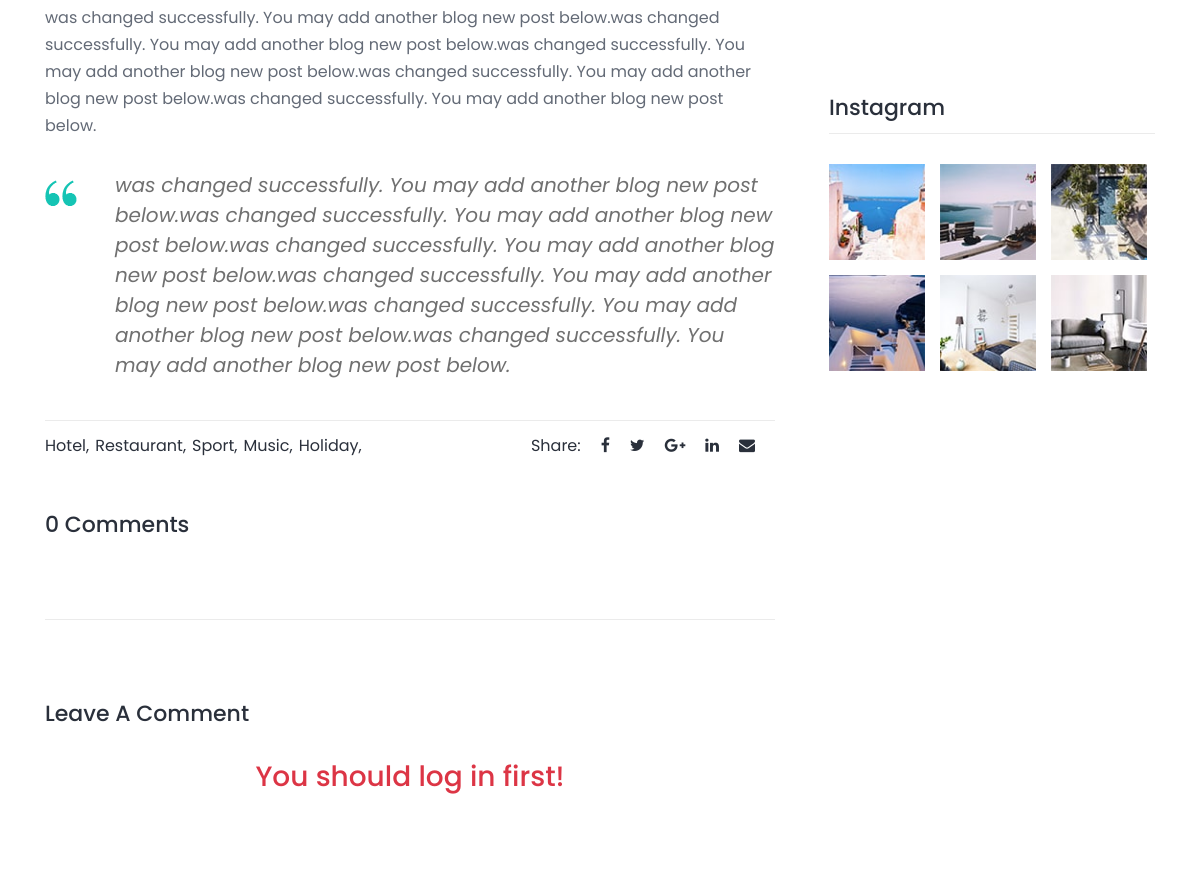
Page /blog/detail/you-may-add-another-blog-new-post-below-2024-02-17/ (middle part) on the earlier database version.
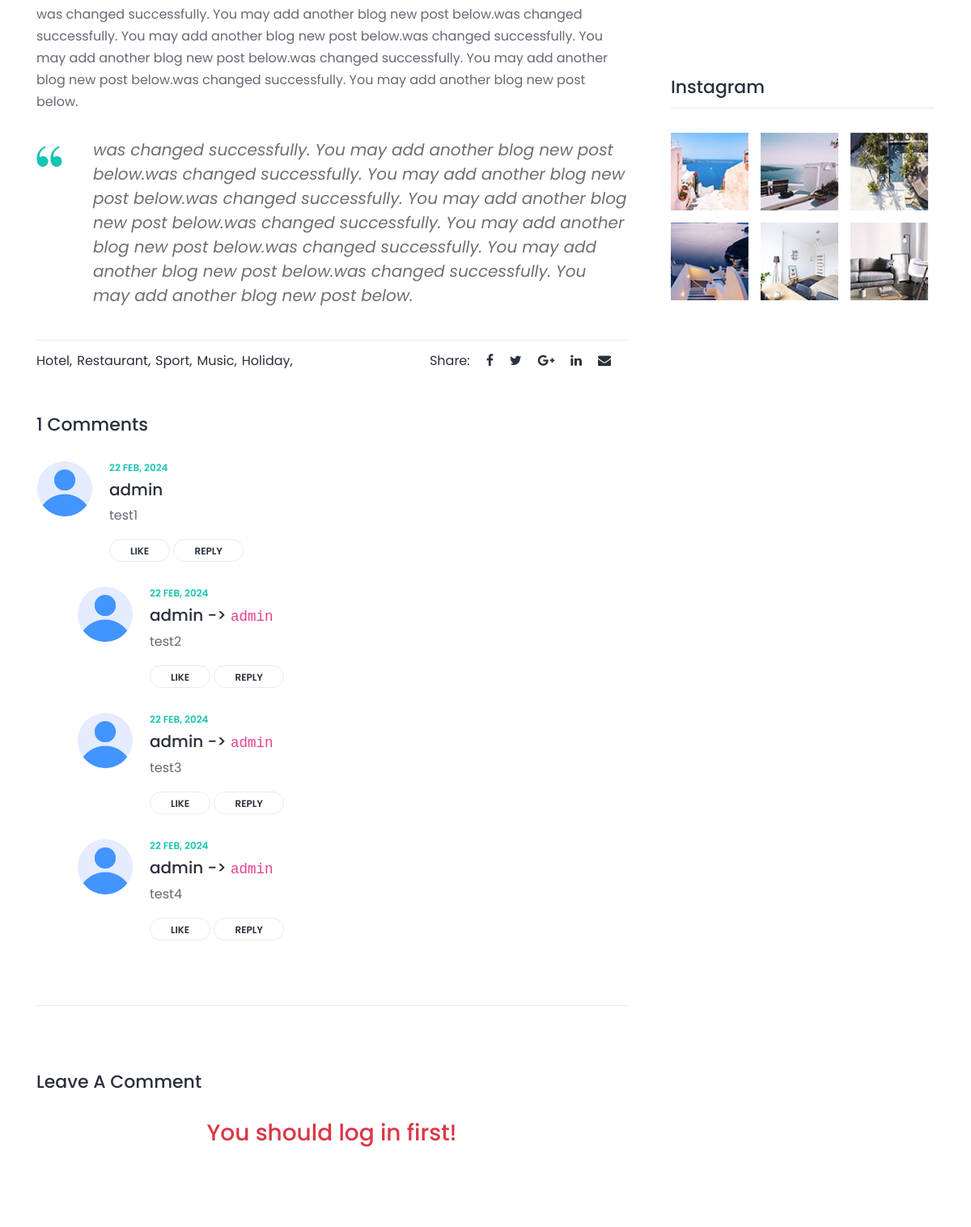
Same page on the later database version.
### apps/blog/models.py (models this page shows)
class BaseModel(models.Model):
    created_date = models.DateTimeField(auto_now_add=True)
    modified_date = models.DateTimeField(auto_now=True)
    class Meta:
        abstract = True

class ContentNewBlog(BaseModel):
    blog_post = models.ForeignKey(BlogNEWPost, on_delete=models.CASCADE, related_name='contents', null=True)
    content = models.TextField()
    is_quote = models.BooleanField(default=False)

class Tag(BaseModel):
    title = models.CharField(max_length=255)
    def __str__(self):
        return self.title

class CommentNewBlog(BaseModel):
    blog_post = models.ForeignKey(BlogNEWPost, on_delete=models.CASCADE, related_name='comments', null=True)
    author = models.ForeignKey('auth.User', on_delete=models.SET_NULL, null=True)
    parent = models.ForeignKey('self', on_delete=models.SET_NULL, null=True, blank=True)
    top_level_comment_id = models.IntegerField(null=True, blank=True)
    message = models.TextField()
    @property
    def blog_children(self):
        if not self.parent:
            return CommentNewBlog.objects.filter(top_level_comment_id=self.id)
        return None

### apps/blog/views.py (the view, shortened to what this page needs)
# urls.py: path('detail/<slug:slug>/', BlogDetailView.as_view(), name='single-blog'),
class BlogDetailView(View):
    template_name = 'blog/single-blog.html'
    def get(self, request, *args, **kwargs):
        form = CommentNewBlogForm()
        blog = get_object_or_404(BlogNEWPost, slug=kwargs['slug'])
        blogs = BlogNEWPost.objects.order_by('-id')[:4]
        tags = Tag.objects.all()
        comments = CommentNewBlog.objects.filter(blog_post_id=blog.id, top_level_comment_id__isnull=True).order_by('-id')
        context = {
            'blog': blog,
            'blogs': blogs,
            'tags': tags,
            'comments': comments,
            'form': form
        }
        return render(request, self.template_name, context)

### apps/main/templatetags/Me_contact.py (called while the page is built)
@register.simple_tag()
def me_contact():
    return MeContact.objects.get()

@register.simple_tag()
def partners():
    return Partners.objects.all()

### templates/blog/single-blog.html (shortened to what the changed rows need)
{% extends 'base.html' %}
{% load static %}
{% block content %}
    {% load Me_contact %}
    {% me_contact as me_contact %}
    <div class="roberto-news-area section-padding-100-0">
        <div class="container">
            <div class="row justify-content-center">
                <div class="col-12 col-lg-8">
                    <div class="blog-details-text">
                        {% for content in blog.contents.all %}
                            {% if content.is_quote %}
                                <blockquote class="roberto-blockquote d-flex">
                                    <div class="icon">
                                        <img src="{% static 'img/core-img/quote.png' %}" alt>
                                    </div>
                                    <div class="text">
                                        <h5>{{ content.content }}</h5>
                                    </div>
                                </blockquote>
                            {% else %}
                                <p>{{ content.content }}</p>
                            {% endif %}
                        {% endfor %}
                    </div>
                    <div class="post-author-area d-flex align-items-center justify-content-between mb-50">
                        <ul class="popular-tags">
                            {% for tag in blog.tags.all %}
                                <li><a href="{% url 'blog:blog' %}?tag={{ tag }}">{{ tag }},</a></li>
                            {% endfor %}
                        </ul>
                    </div>
                    <div class="comment_area mb-50 clearfix" id="comment-list">
                        <h2>{{ comments.count }} Comments</h2>
                        {% for comment in comments %}
                            <ol>
                                <li class="single_comment_area">
                                    <div class="comment-content d-flex">
                                        <div class="comment-author">
                                            {% if comment.author.image %}
                                                <img src="{{ comment.image.url }}" alt="author">
                                            {% else %}
                                                <img src="{% static 'img/bg-img/img.png' %}" alt="author">
                                            {% endif %}
                                        </div>
                                        <div class="comment-meta">
                                            <a href="#" class="post-date">{{ comment.created_date|date:'d b, Y' }}</a>
                                            <h5>{{ comment.author }}</h5>
                                            <p>{{ comment.message }}</p>
                                            <a href="#" class="like">Like</a>
                                            <a href="?cid={{ comment.id }}#replay-form" class="reply">Reply</a>
                                        </div>
                                    </div>
                                    {% if comment.blog_children %}
                                        <ol class="children">
                                            {% for child in comment.blog_children.all %}
                                                <li class="single_comment_area">
                                                    <div class="comment-content d-flex">
                                                        <div class="comment-author">{% if comment.author.image %}
                                                            <img src="{{ child.image.url }}" alt="author">
                                                        {% else %}
                                                            <img src="{% static 'img/bg-img/img.png' %}" alt="author">
                                                        {% endif %}
                                                        </div>
                                                        <div class="comment-meta">
                                                            <a href="#"
                                                               class="post-date">{{ child.created_date|date:'d b, Y' }}</a>
                                                            <h5>{{ child.author }} ->
                                                                <code>{{ child.parent.author }}</code></h5>
                                                            <p>{{ child.message }}</p>
                                                            <a href="#" class="like">Like</a>
                                                            <a href="?cid={{ child.id }} #replay-form"
                                                               id="{{ child.id }}" class="reply">Reply</a>
                                                        </div>
                                                    </div>
                                                </li>
                                            {% endfor %}
                                        </ol>
                                    {% endif %}
                                </li>
                            </ol>
                        {% endfor %}
                    </div>
                    <div class="roberto-contact-form mt-80 mb-100" id="replay-form">
                        <h2>Leave A Comment</h2>
                    </div>
                </div>
            </div>
        </div>
    </div>
{% endblock %}

Differences in the rows shown:
added CommentNewBlog: created_date "22 FEB, 2024", author "admin", message "test1", shown under "1 Comments"
added CommentNewBlog: created_date "22 FEB, 2024", author "admin", parent.author "admin", message "test2"
added CommentNewBlog: created_date "22 FEB, 2024", author "admin", parent.author "admin", message "test3"
added CommentNewBlog: created_date "22 FEB, 2024", author "admin", parent.author "admin", message "test4"
Other differences:
{{ comments.count }}: "0" → "1"
